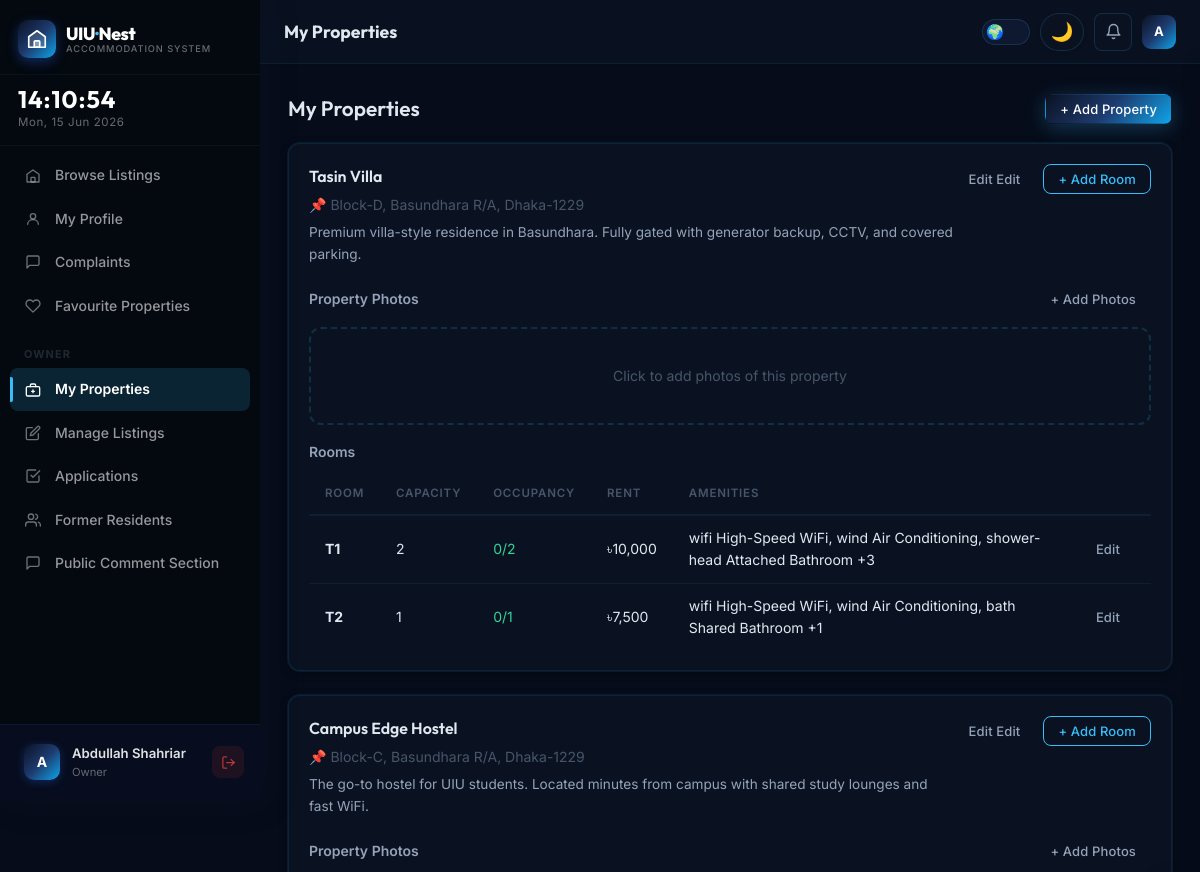
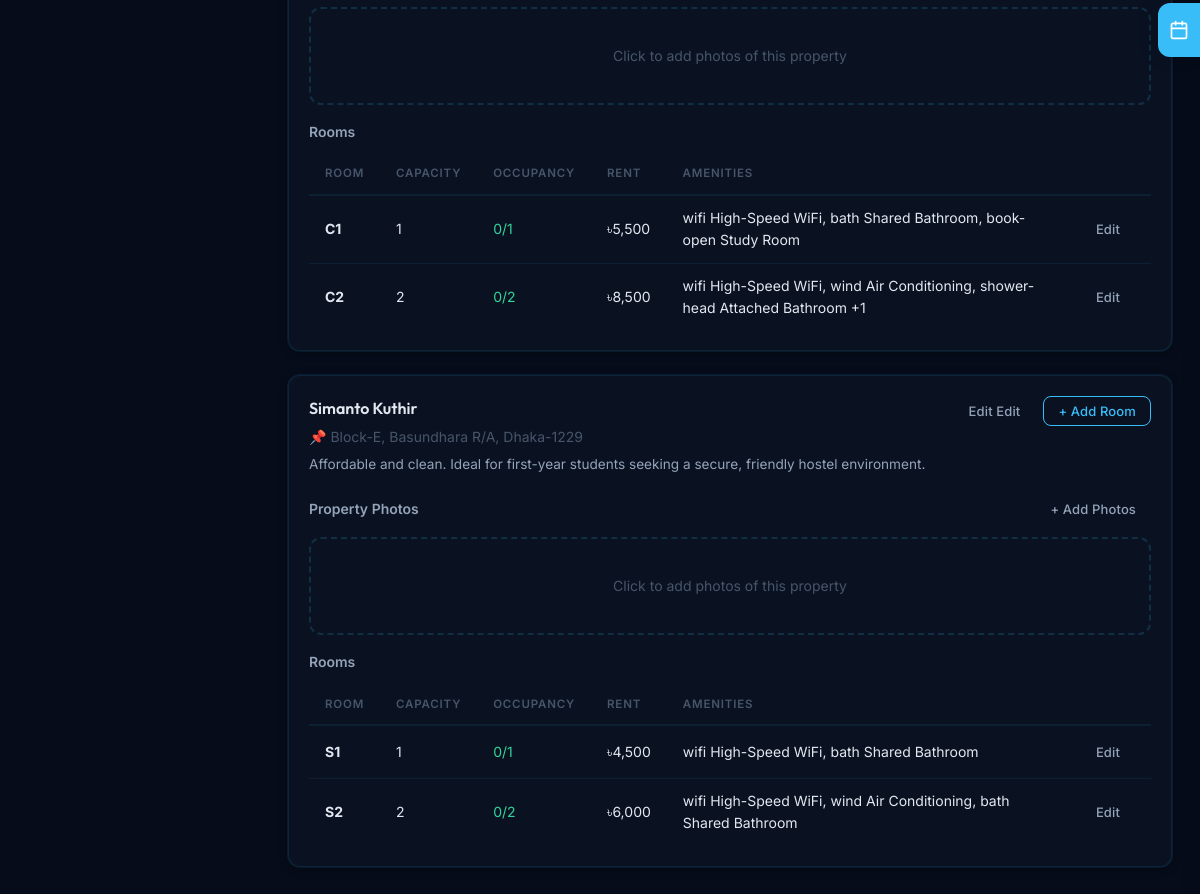
Screenshot of /pages/manage-properties.php (signed in) with the database file from the repository (2 pictures, top to bottom).
### tables this page shows
CREATE TABLE `users` (
  `id`                INT UNSIGNED    NOT NULL AUTO_INCREMENT,
  `full_name`         VARCHAR(120)    NOT NULL,
  `email`             VARCHAR(255)    NOT NULL,
  `password_hash`     VARCHAR(255)    NOT NULL,
  `phone`             VARCHAR(20)     DEFAULT NULL,
  `role`              ENUM('guest','student','tenant','owner','admin') NOT NULL DEFAULT 'student',
  `email_verified_at` DATETIME        DEFAULT NULL,
  `avatar_path`       VARCHAR(500)    DEFAULT NULL,
  `student_id`        VARCHAR(30)     DEFAULT NULL,
  `department`        VARCHAR(100)    DEFAULT NULL,
  `year_of_study`     TINYINT UNSIGNED DEFAULT NULL,
  `gender`            ENUM('male','female','other') DEFAULT NULL,
  `bio`               TEXT            DEFAULT NULL,
  `is_active`         TINYINT(1)      NOT NULL DEFAULT 1,
  `created_at`        DATETIME        NOT NULL DEFAULT CURRENT_TIMESTAMP,
  `updated_at`        DATETIME        NOT NULL DEFAULT CURRENT_TIMESTAMP ON UPDATE CURRENT_TIMESTAMP,
  PRIMARY KEY (`id`),
  UNIQUE KEY `uk_users_email` (`email`),
  INDEX `idx_users_role` (`role`)
);

CREATE TABLE `properties` (
  `id`                   INT UNSIGNED  NOT NULL AUTO_INCREMENT,
  `owner_id`             INT UNSIGNED  NOT NULL,
  `house_manager_id`     INT UNSIGNED  DEFAULT NULL,
  `name`                 VARCHAR(200)  NOT NULL,
  `address`              TEXT          NOT NULL,
  `location_lat`         DECIMAL(10,7) NOT NULL DEFAULT 23.7990,
  `location_lng`         DECIMAL(10,7) NOT NULL DEFAULT 90.4510,
  `description`          TEXT          DEFAULT NULL,
  `image_path`           VARCHAR(500)  DEFAULT NULL,
  `cover_photo_position` VARCHAR(30)   NOT NULL DEFAULT '50% 50%'
                           COMMENT 'CSS object-position for draggable cover crop',
  `is_active`            TINYINT(1)    NOT NULL DEFAULT 1,
  `created_at`           DATETIME      NOT NULL DEFAULT CURRENT_TIMESTAMP,
  `updated_at`           DATETIME      NOT NULL DEFAULT CURRENT_TIMESTAMP ON UPDATE CURRENT_TIMESTAMP,
  PRIMARY KEY (`id`),
  INDEX `idx_prop_owner`    (`owner_id`),
  INDEX `idx_prop_manager`  (`house_manager_id`),
  INDEX `idx_prop_location` (`location_lat`, `location_lng`),
  CONSTRAINT `fk_prop_owner`   FOREIGN KEY (`owner_id`)         REFERENCES `users` (`id`) ON DELETE CASCADE,
  CONSTRAINT `fk_prop_manager` FOREIGN KEY (`house_manager_id`) REFERENCES `users` (`id`) ON DELETE SET NULL
);

CREATE TABLE `rooms` (
  `id`                INT UNSIGNED     NOT NULL AUTO_INCREMENT,
  `property_id`       INT UNSIGNED     NOT NULL,
  `room_number`       VARCHAR(20)      NOT NULL,
  `capacity`          TINYINT UNSIGNED NOT NULL DEFAULT 1,
  `current_occupancy` TINYINT UNSIGNED NOT NULL DEFAULT 0,
  `rent_amount`       DECIMAL(10,2)    NOT NULL,
  `amenities_json`    JSON             DEFAULT NULL,
  `description`       TEXT             DEFAULT NULL,
  `image_path`        VARCHAR(500)     DEFAULT NULL,
  `is_active`         TINYINT(1)       NOT NULL DEFAULT 1,
  `created_at`        DATETIME         NOT NULL DEFAULT CURRENT_TIMESTAMP,
  `updated_at`        DATETIME         NOT NULL DEFAULT CURRENT_TIMESTAMP ON UPDATE CURRENT_TIMESTAMP,
  PRIMARY KEY (`id`),
  INDEX `idx_room_property` (`property_id`),
  INDEX `idx_room_rent`     (`rent_amount`),
  CONSTRAINT `fk_room_property` FOREIGN KEY (`property_id`) REFERENCES `properties` (`id`) ON DELETE CASCADE
);

### pages/manage-properties.php (the view, shortened to what the rows shown need)
<?php
$pageName = 'Properties';
require_once __DIR__ . '/../includes/header.php';
$db = getDB();
$stmt = $db->prepare('SELECT * FROM properties WHERE owner_id = ? AND is_active = 1 ORDER BY created_at DESC');
$stmt->execute([$_SESSION['user_id']]);
$properties = $stmt->fetchAll();
foreach ($properties as &$p) {
    $rStmt = $db->prepare('SELECT * FROM rooms WHERE property_id = ? AND is_active = 1');
    $rStmt->execute([$p['id']]);
    $p['rooms'] = $rStmt->fetchAll();
}
?>
<div class="section-header">
    <h2> My Properties</h2>
</div>
<?php if (empty($properties)): ?>
<div class="empty-state">
    <div class="empty-state-icon"></div>
    <h3>No properties yet</h3>
    <p>Add your first property to start listing rooms.</p>
</div>
<?php else: ?>
<?php foreach ($properties as $p): ?>
<div class="card" style="margin-bottom:24px;">
    <div style="padding:20px 20px 0;">
        <div style="display:flex;justify-content:space-between;align-items:start;margin-bottom:16px;">
            <div>
                <h3 style="margin-bottom:4px;"><?= htmlspecialchars($p['name']) ?></h3>
                <div style="color:var(--text-tertiary);font-size:0.875rem;">📌 <?= htmlspecialchars($p['address']) ?></div>
                <?php if ($p['description']): ?>
                <div style="font-size:0.85rem;color:var(--text-secondary);margin-top:6px;"><?= htmlspecialchars($p['description']) ?></div>
                <?php endif; ?>
            </div>
            <div style="display:flex;gap:8px;flex-shrink:0;">
                <button class="btn btn-sm btn-ghost" onclick="openEditProperty(<?= htmlspecialchars(json_encode($p)) ?>)">Edit Edit</button>
                <button class="btn btn-sm btn-outline" onclick="showAddRoom(<?= $p['id'] ?>)">+ Add Room</button>
            </div>
        </div>
    </div>
    <div style="padding:0 20px 16px;">
        <div style="display:flex;align-items:center;justify-content:space-between;margin-bottom:10px;">
            <div style="font-size:0.875rem;font-weight:600;color:var(--text-secondary);"> Property Photos</div>
            <label class="btn btn-sm btn-ghost" style="cursor:pointer;">
                + Add Photos
            </label>
        </div>
        <?php if (empty($p['images'])): ?>
        <div class="upload-box" onclick="this.querySelector('input').click()">
            <div style="font-size:0.875rem;color:var(--text-tertiary);">Click to add photos of this property</div>
        </div>
        <?php endif; ?>
    </div>
    <div style="padding:0 20px 20px;">
        <div style="font-size:0.875rem;font-weight:600;color:var(--text-secondary);margin-bottom:10px;">Rooms</div>
        <?php if (empty($p['rooms'])): ?>
        <p style="color:var(--text-tertiary);padding:16px 0;text-align:center;font-size:0.875rem;">No rooms added yet</p>
        <?php else: ?>
        <table class="data-table">
            <thead><tr><th>Room</th><th>Capacity</th><th>Occupancy</th><th>Rent</th><th>Amenities</th><th></th></tr></thead>
            <tbody>
            <?php foreach ($p['rooms'] as $r): ?>
            <tr>
                <td><strong><?= htmlspecialchars($r['room_number']) ?></strong></td>
                <td><?= $r['capacity'] ?></td>
                <td>
                    <span style="color:<?= $r['current_occupancy'] >= $r['capacity'] ? 'var(--danger)' : 'var(--success)' ?>;">
                        <?= $r['current_occupancy'] ?>/<?= $r['capacity'] ?>
                    </span>
                </td>
                <td><?= formatRent((float)$r['rent_amount']) ?></td>
                <td><?php
                    $am = json_decode($r['amenities_json'] ?: '[]', true);
                    echo implode(', ', array_map(fn($a) => getAmenityLabel($a), array_slice($am, 0, 3)));
                    if (count($am) > 3) echo ' +' . (count($am) - 3);
                ?></td>
                <td><button class="btn btn-sm btn-ghost" onclick="openEditRoom(<?= htmlspecialchars(json_encode($r)) ?>)">Edit</button></td>
            </tr>
            <?php endforeach; ?>
            </tbody>
        </table>
        <?php endif; ?>
    </div>
</div>
<?php endforeach; ?>
<?php endif; ?>
<?php require_once __DIR__ . '/../includes/footer.php'; ?>

### includes/header.php (shortened to what the rows shown need)
<?php
require_once __DIR__ . '/auth.php';
require_once __DIR__ . '/functions.php';
$currentUser = getCurrentUser();
$userRole    = $_SESSION['role'] ?? 'guest';
$pageName    = $pageName ?? 'Dashboard';
$roleLabel = match($userRole) {
    'tenant'  => 'House Manager',
    'owner'   => 'Owner',
    'student' => 'Student',
    'admin'   => 'Admin',
    default   => ucfirst($userRole),
};
?>
<!DOCTYPE html>
<html lang="en" data-theme="dark" data-lang="en">
<head>
    <link rel="stylesheet" href="https://unpkg.com/leaflet@1.9.4/dist/leaflet.css">
    <link rel="stylesheet" href="<?= APP_URL ?>/assets/css/style.css">
</head>
<body>
    <aside class="sidebar" id="sidebar">
        <?php if (isLoggedIn()): ?>
        <div class="sidebar-footer">
            <a href="<?= APP_URL ?>/pages/profile.php" style="text-decoration:none;flex:1;min-width:0;" class="user-card user-card-link">
                <?php if (!empty($currentUser['avatar_path']) && file_exists(APP_ROOT . '/' . $currentUser['avatar_path'])): ?>
                    <img src="<?= APP_URL . '/' . htmlspecialchars($currentUser['avatar_path']) ?>"
                         style="width:36px;height:36px;border-radius:50%;object-fit:cover;flex-shrink:0;" alt="Avatar">
                <?php else: ?>
                    <div class="user-avatar"><?= strtoupper(substr($currentUser['full_name'] ?? 'U', 0, 1)) ?></div>
                <?php endif; ?>
                <div class="user-info">
                    <div class="user-name"><?= htmlspecialchars($currentUser['full_name'] ?? '') ?></div>
                    <div class="user-role"><?= $roleLabel ?></div>
                </div>
            </a>
            <a href="<?= APP_URL ?>/api/auth.php?action=logout" class="sidebar-logout" title="Sign Out">
                <svg xmlns="http://www.w3.org/2000/svg" width="15" height="15" viewBox="0 0 24 24" fill="none" stroke="currentColor" stroke-width="2" stroke-linecap="round" stroke-linejoin="round">
                    <path d="M9 21H5a2 2 0 01-2-2V5a2 2 0 012-2h4"/><polyline points="16 17 21 12 16 7"/><line x1="21" y1="12" x2="9" y2="12"/>
                </svg>
            </a>
        </div>
        <?php endif; ?>
    </aside>
    <div class="main-wrapper">
        <header class="topbar">
            <div class="topbar-left">
                <h1 class="page-title" data-i18n="page_<?= strtolower(str_replace(' ', '_', $pageName)) ?>"><?= htmlspecialchars($pageName) ?></h1>
            </div>
            <div class="topbar-right">
                <?php if (isLoggedIn()): ?>
                    <a href="<?= APP_URL ?>/pages/profile.php" class="topbar-user-avatar" title="My Profile">
                        <?php if (!empty($currentUser['avatar_path']) && file_exists(APP_ROOT . '/' . $currentUser['avatar_path'])): ?>
                            <img src="<?= APP_URL . '/' . htmlspecialchars($currentUser['avatar_path']) ?>"
                                 style="width:34px;height:34px;border-radius:50%;object-fit:cover;" alt="Avatar">
                        <?php else: ?>
                            <div class="user-avatar-sm"><?= strtoupper(substr($currentUser['full_name'] ?? 'U', 0, 1)) ?></div>
                        <?php endif; ?>
                    </a>
                <?php else: ?>
                    <a href="<?= APP_URL ?>/pages/login.php" class="btn btn-outline btn-sm" data-i18n="btn_login">Login</a>
                    <a href="<?= APP_URL ?>/pages/register.php" class="btn btn-primary btn-sm" data-i18n="btn_signup">Sign Up</a>
                <?php endif; ?>
            </div>
        </header>
        <main class="main-content">

### rows the page displays
users: full_name "A", full_name "Abdullah Shahriar"
properties: name "Tasin Villa", address "Block-D, Basundhara R/A, Dhaka-1229", description "Premium villa-style residence in Basundhara. Fully gated with generator backup, CCTV, and covered parking."
rooms: room_number "T1", capacity "2", current_occupancy "0", rent_amount "৳10,000", am "wifi High-Speed WiFi, wind Air Conditioning, shower-head Attached Bathroom", count($am)-3 "3"
rooms: room_number "T2", capacity "1", current_occupancy "0", rent_amount "৳7,500", amenities_json "wifi High-Speed WiFi, wind Air Conditioning, bath Shared Bathroom", count($am)-3 "1"
properties: name "Campus Edge Hostel", address "Block-C, Basundhara R/A, Dhaka-1229", description "The go-to hostel for UIU students. Located minutes from campus with shared study lounges and fast WiFi."
rooms: room_number "C1", capacity "1", current_occupancy "0", rent_amount "৳5,500", amenities_json "wifi High-Speed WiFi, bath Shared Bathroom, book-open Study Room"
rooms: room_number "C2", capacity "2", current_occupancy "0", rent_amount "৳8,500", amenities_json "wifi High-Speed WiFi, wind Air Conditioning, shower-head Attached Bathroom", count($am)-3 "1"
properties: name "Simanto Kuthir", address "Block-E, Basundhara R/A, Dhaka-1229", description "Affordable and clean. Ideal for first-year students seeking a secure, friendly hostel environment."
rooms: room_number "S1", capacity "1", current_occupancy "0", rent_amount "৳4,500", amenities_json "wifi High-Speed WiFi, bath Shared Bathroom"
rooms: room_number "S2", capacity "2", current_occupancy "0", rent_amount "৳6,000", amenities_json "wifi High-Speed WiFi, wind Air Conditioning, bath Shared Bathroom"

### other values shown
$roleLabel "Owner"
